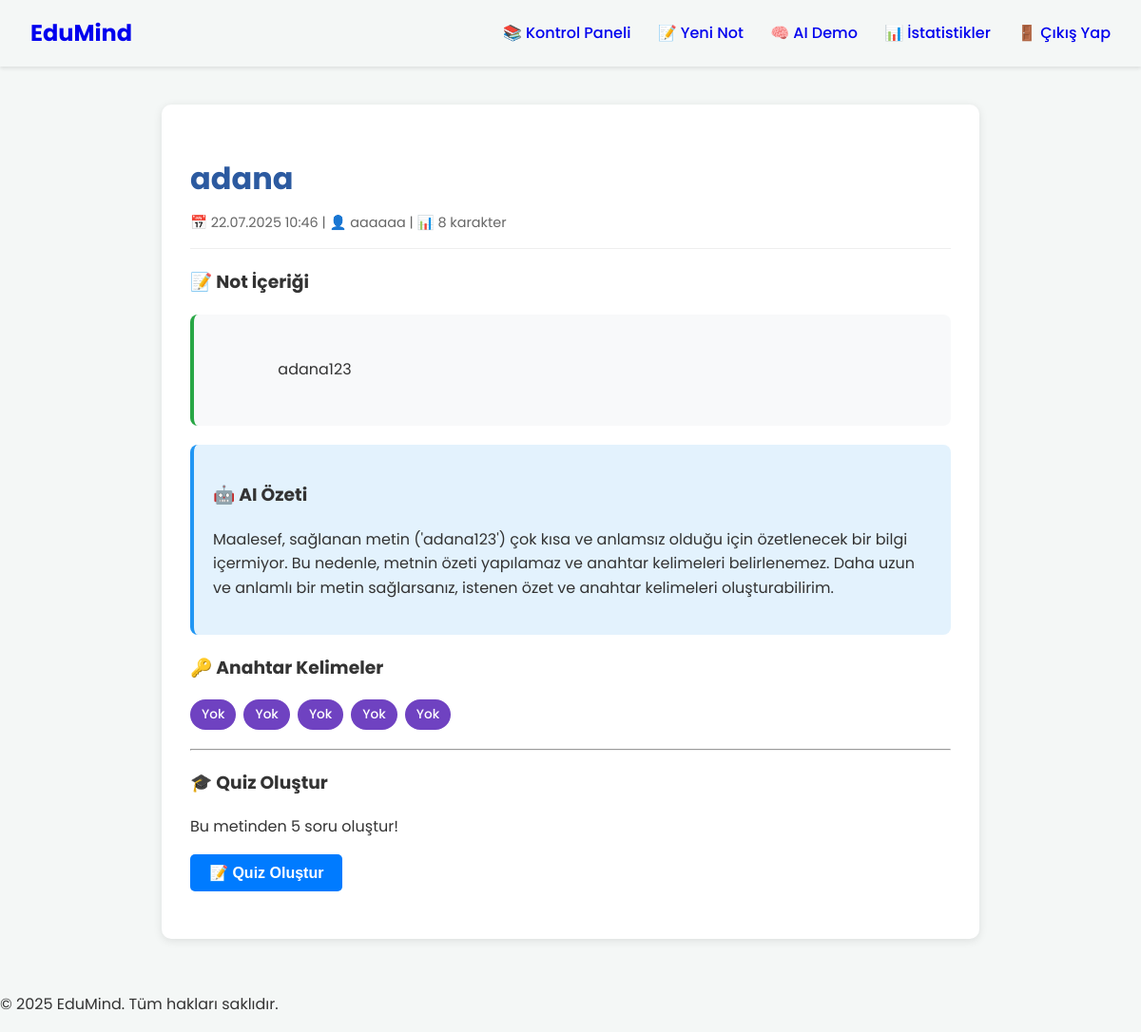
The page /note/1 (signed in) on the database its author committed.
### app/models.py (models this page shows, shortened)
class Note(db.Model):
    id = db.Column(db.Integer, primary_key=True)
    title = db.Column(db.String(100), nullable=False)
    content = db.Column(db.Text, nullable=False)
    summary = db.Column(db.Text, nullable=True) # AI tarafından oluşturulan özet
    keywords = db.Column(db.String(200), nullable=True) # AI tarafından çıkarılan anahtar kelimeler
    date_posted = db.Column(db.DateTime, nullable=False, default=datetime.utcnow)
    user_id = db.Column(db.Integer, db.ForeignKey('user.id'), nullable=False)

class User(UserMixin, db.Model):
    id = db.Column(db.Integer, primary_key=True)
    username = db.Column(db.String(80), unique=True, nullable=False)
    email = db.Column(db.String(120), unique=True, nullable=False)
    password_hash = db.Column(db.String(256))
    age_group = db.Column(db.String(10), nullable=False) # 'child' veya 'teen'
    notes = db.relationship('Note', backref='author', lazy=True)

### app/routes.py (the view)
@main_bp.route("/note/<int:note_id>")
@login_required
def view_note(note_id):
    note = Note.query.get_or_404(note_id)
    if note.author != current_user:
        abort(403)
    return render_template('view_note.html', title=note.title, note=note)

### app/__init__.py (called while the page is built)
def create_app():
    app = Flask(__name__)
    app.config.from_object(Config)
    try:
        os.makedirs(app.instance_path)
    except OSError:
        pass
    db.init_app(app)
    login_manager.init_app(app)
    from app.routes import main_bp
    app.register_blueprint(main_bp)
    from app.models import User
    @login_manager.user_loader
    def load_user(user_id):
        return User.query.get(int(user_id))
    with app.app_context():
        db.create_all() # Veritabanı tablolarını oluştur
    return app

### app/templates/view_note.html (shortened to what this page needs)
{% extends "base.html" %}
{% block content %}
<div class="container">
    <div class="note-container">
        <div class="note-header">
            <h1>{{ note.title }}</h1>
            <div class="note-meta">
                📅 {{ note.date_posted.strftime('%d.%m.%Y %H:%M') }} |
                👤 {{ note.author.username }} |
                📊 {{ note.content|length }} karakter
            </div>
        </div>
        <div class="note-content">
            <h3>📝 Not İçeriği</h3>
            <div class="content-text">
                {{ note.content }}
            </div>
        </div>
        {% if note.summary %}
        <div class="ai-summary">
            <h3>🤖 AI Özeti</h3>
            <p>{{ note.summary }}</p>
        </div>
        {% endif %}
        {% if note.keywords %}
        <div class="ai-keywords">
            <h3>🔑 Anahtar Kelimeler</h3>
            <div class="keywords">
                {% for keyword in note.keywords.split(',') %}
                <span class="keyword">{{ keyword.strip() }}</span>
                {% endfor %}
            </div>
        </div>
        {% endif %}
        <hr>
        <h3>🎓 Quiz Oluştur</h3>
        <p>Bu metinden 5 soru oluştur!</p>
        <button id="quiz-btn" onclick="createQuiz('{{ note.id }}')" style="background: #007bff; color: white; padding: 10px 20px; border: none; border-radius: 5px; cursor: pointer;">
            📝 Quiz Oluştur
        </button>
    </div>
</div>
{% endblock %}

### app/static/css/main.css (style rules this page uses)
:root { --font-family: 'Poppins', sans-serif; }
body { font-family: var(--font-family); margin: 0; color: #333; background-color: #f4f7f6; line-height: 1.6; }
.container { max-width: 960px; margin: 2rem auto; padding: 0 1.5rem; }

### app/templates/view_note.html (style rules this page uses)
.container { max-width: 900px; margin: 0 auto; padding: 20px; }
.note-container { background: white; padding: 30px; border-radius: 10px; box-shadow: 0 2px 10px rgba(0,0,0,0.1); }
.note-header h1 { color: #2c5aa0; margin-bottom: 10px; }
.note-meta { color: #666; font-size: 0.9rem; border-bottom: 1px solid #eee; padding-bottom: 15px; margin-bottom: 20px; }
.note-content { margin: 20px 0; }
.content-text { background: #f8f9fa; padding: 20px; border-radius: 8px; border-left: 4px solid #28a745; line-height: 1.6; white-space: pre-wrap; }
.ai-summary { background: #e3f2fd; padding: 20px; border-radius: 8px; margin: 20px 0; border-left: 4px solid #2196f3; }
.ai-keywords { margin: 20px 0; }
.keywords { display: flex; flex-wrap: wrap; gap: 8px; }
.keyword { background: #6f42c1; color: white; padding: 5px 12px; border-radius: 20px; font-size: 0.85rem; font-weight: 500; }
#quiz-btn { font-size: 16px; font-weight: bold; transition: all 0.3s ease; }

### rows shown on the page
Note: title "adana", date_posted "22.07.2025 10:46", content "adana123", summary "Maalesef, sağlanan metin ('adana123') çok kısa ve anlamsız olduğu için özetlenecek bir bilgi içermiyor. Bu nedenle, metnin özeti yapılamaz ve anahtar kelimeleri belirlenemez. Daha uzun ve anlamlı bir metin sağlarsanız, istenen özet ve anahtar kelimeleri oluşturabilirim."
User: author.username "aaaaaa"

### other values the page prints
{{ note.content|length }} "8"
{{ keyword.strip() }} "Yok" "Yok" "Yok" "Yok" "Yok"
